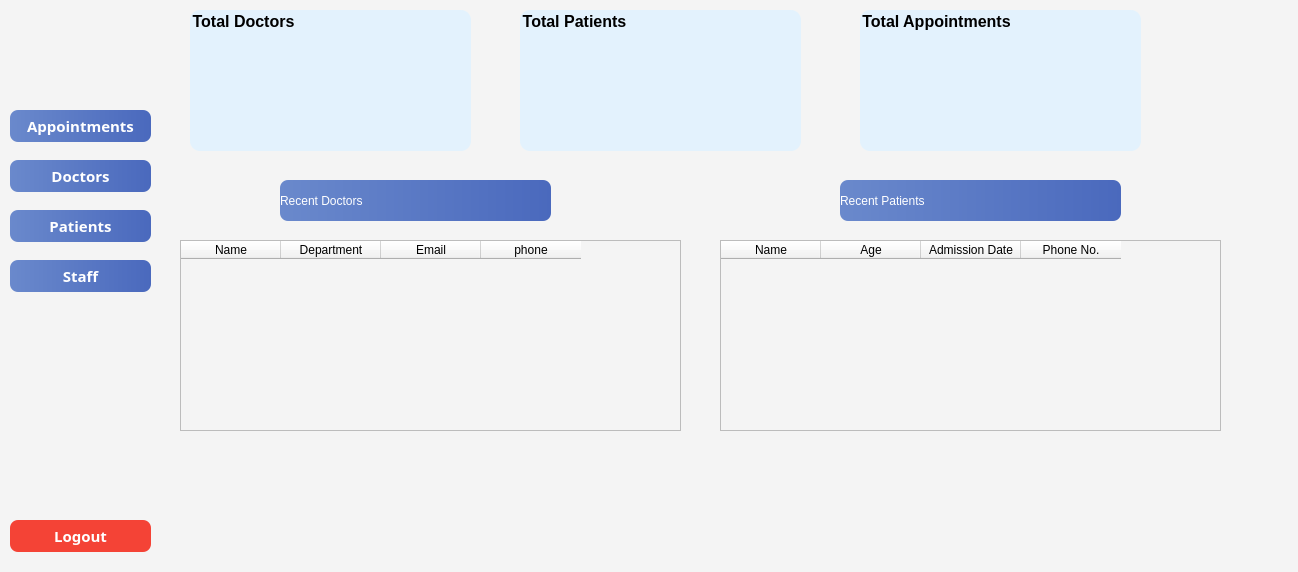
<?xml version="1.0" encoding="UTF-8"?>
<ui version="4.0">
 <class>MainWindow</class>
 <widget class="QMainWindow" name="MainWindow">
  <property name="geometry">
   <rect>
    <x>0</x>
    <y>0</y>
    <width>1298</width>
    <height>572</height>
   </rect>
  </property>
  <property name="windowTitle">
   <string>MainWindow</string>
  </property>
  <property name="styleSheet">
   <string notr="true">
    background-color: #F4F4F4; /* Light gray background for a modern feel */
   </string>
  </property>
  <widget class="QWidget" name="centralwidget">
   <widget class="QPushButton" name="pushButton_2">
    <property name="geometry">
     <rect>
      <x>10</x>
      <y>110</y>
      <width>141</width>
      <height>32</height>
     </rect>
    </property>
    <property name="font">
     <font>
      <family>MS Reference Sans Serif</family>
      <pointsize>11</pointsize>
      <weight>75</weight>
      <bold>true</bold>
     </font>
    </property>
    <property name="styleSheet">
     <string notr="true">font-weight: bold; 
      color: white; 
      background: qlineargradient(x1: 0, y1: 0, x2: 1, y2: 0, stop: 0 #6A89CC, stop: 1 #4A69BD);

      border-radius: 8px;
     </string>
    </property>
    <property name="text">
     <string>Appointments</string>
    </property>
   </widget>
   <widget class="QPushButton" name="pushButton_4">
    <property name="geometry">
     <rect>
      <x>10</x>
      <y>160</y>
      <width>141</width>
      <height>32</height>
     </rect>
    </property>
    <property name="font">
     <font>
      <family>MS Reference Sans Serif</family>
      <pointsize>11</pointsize>
      <weight>75</weight>
      <bold>true</bold>
     </font>
    </property>
    <property name="styleSheet">
     <string notr="true">font-weight: bold; 
      color: white; 
      background: qlineargradient(x1: 0, y1: 0, x2: 1, y2: 0, stop: 0 #6A89CC, stop: 1 #4A69BD);

      border-radius: 8px;
     </string>
    </property>
    <property name="text">
     <string>Doctors</string>
    </property>
   </widget>
   <widget class="QPushButton" name="pushButton_6">
    <property name="geometry">
     <rect>
      <x>10</x>
      <y>520</y>
      <width>141</width>
      <height>32</height>
     </rect>
    </property>
    <property name="font">
     <font>
      <family>MS Reference Sans Serif</family>
      <pointsize>11</pointsize>
      <weight>75</weight>
      <bold>true</bold>
     </font>
    </property>
    <property name="styleSheet">
     <string notr="true">
      background-color: #F44336; /* Red button */
      color: white;
      border-radius: 8px;
     </string>
    </property>
    <property name="text">
     <string>Logout</string>
    </property>
   </widget>
   <widget class="QGroupBox" name="groupBox">
    <property name="geometry">
     <rect>
      <x>190</x>
      <y>10</y>
      <width>281</width>
      <height>141</height>
     </rect>
    </property>
    <property name="font">
     <font>
      <pointsize>12</pointsize>
      <weight>75</weight>
      <bold>true</bold>
     </font>
    </property>
    <property name="styleSheet">
     <string notr="true">
      background-color: #E3F2FD; /* Light blue */
      border-radius: 10px;
     </string>
    </property>
    <property name="title">
     <string>Total Doctors</string>
    </property>
   </widget>
   <widget class="QTableWidget" name="tableWidget">
    <property name="geometry">
     <rect>
      <x>180</x>
      <y>240</y>
      <width>501</width>
      <height>191</height>
     </rect>
    </property>
    <property name="styleSheet">
     <string notr="true">
      gridline-color: #BDBDBD; /* Light gray grid lines */
     </string>
    </property>
    <column>
     <property name="text">
      <string>Name</string>
     </property>
    </column>
    <column>
     <property name="text">
      <string>Department</string>
     </property>
    </column>
    <column>
     <property name="text">
      <string>Email</string>
     </property>
    </column>
    <column>
     <property name="text">
      <string>phone</string>
     </property>
    </column>
   </widget>
   <widget class="QTableWidget" name="tableWidget_2">
    <property name="geometry">
     <rect>
      <x>720</x>
      <y>240</y>
      <width>501</width>
      <height>191</height>
     </rect>
    </property>
    <property name="styleSheet">
     <string notr="true">
      gridline-color: #BDBDBD; /* Light gray grid lines */
     </string>
    </property>
    <column>
     <property name="text">
      <string>Name</string>
     </property>
    </column>
    <column>
     <property name="text">
      <string>Age</string>
     </property>
    </column>
    <column>
     <property name="text">
      <string>Admission Date</string>
     </property>
    </column>
    <column>
     <property name="text">
      <string>Phone No.</string>
     </property>
    </column>
   </widget>
   <widget class="QGroupBox" name="groupBox_2">
    <property name="geometry">
     <rect>
      <x>520</x>
      <y>10</y>
      <width>281</width>
      <height>141</height>
     </rect>
    </property>
    <property name="font">
     <font>
      <pointsize>12</pointsize>
      <weight>75</weight>
      <bold>true</bold>
     </font>
    </property>
    <property name="styleSheet">
     <string notr="true">
      background-color: #E3F2FD; /* Light blue */
      border-radius: 10px;
     </string>
    </property>
    <property name="title">
     <string>Total Patients</string>
    </property>
   </widget>
   <widget class="QGroupBox" name="groupBox_3">
    <property name="geometry">
     <rect>
      <x>860</x>
      <y>10</y>
      <width>281</width>
      <height>141</height>
     </rect>
    </property>
    <property name="font">
     <font>
      <pointsize>12</pointsize>
      <weight>75</weight>
      <bold>true</bold>
     </font>
    </property>
    <property name="styleSheet">
     <string notr="true">
      background-color: #E3F2FD; /* Light blue */
      border-radius: 10px;
     </string>
    </property>
    <property name="title">
     <string>Total Appointments</string>
    </property>
   </widget>
   <widget class="QPushButton" name="pushButton_3">
    <property name="geometry">
     <rect>
      <x>10</x>
      <y>260</y>
      <width>141</width>
      <height>32</height>
     </rect>
    </property>
    <property name="font">
     <font>
      <family>MS Reference Sans Serif</family>
      <pointsize>11</pointsize>
      <weight>75</weight>
      <bold>true</bold>
     </font>
    </property>
    <property name="styleSheet">
     <string notr="true">
 background: qlineargradient(x1: 0, y1: 0, x2: 1, y2: 0, stop: 0 #6A89CC, stop: 1 #4A69BD);

      color: white;
      border-radius: 8px;
     </string>
    </property>
    <property name="text">
     <string>Staff</string>
    </property>
   </widget>
   <widget class="QPushButton" name="pushButton_5">
    <property name="geometry">
     <rect>
      <x>10</x>
      <y>210</y>
      <width>141</width>
      <height>32</height>
     </rect>
    </property>
    <property name="font">
     <font>
      <family>MS Reference Sans Serif</family>
      <pointsize>11</pointsize>
      <weight>75</weight>
      <bold>true</bold>
     </font>
    </property>
    <property name="styleSheet">
     <string notr="true">
 background: qlineargradient(x1: 0, y1: 0, x2: 1, y2: 0, stop: 0 #6A89CC, stop: 1 #4A69BD);

      color: white;
      border-radius: 8px;
     </string>
    </property>
    <property name="text">
     <string>Patients</string>
    </property>
   </widget>
   <widget class="QLabel" name="label">
    <property name="geometry">
     <rect>
      <x>280</x>
      <y>180</y>
      <width>271</width>
      <height>41</height>
     </rect>
    </property>
    <property name="styleSheet">
     <string notr="true">
 background: qlineargradient(x1: 0, y1: 0, x2: 1, y2: 0, stop: 0 #6A89CC, stop: 1 #4A69BD);

      color: white;
      border-radius: 8px;
     
font:  24pt &quot;MS Shell Dlg 2&quot;;
</string>
    </property>
    <property name="text">
     <string>Recent Doctors</string>
    </property>
   </widget>
   <widget class="QLabel" name="label_2">
    <property name="geometry">
     <rect>
      <x>840</x>
      <y>180</y>
      <width>281</width>
      <height>41</height>
     </rect>
    </property>
    <property name="styleSheet">
     <string notr="true">
 background: qlineargradient(x1: 0, y1: 0, x2: 1, y2: 0, stop: 0 #6A89CC, stop: 1 #4A69BD);

      color: white;
      border-radius: 8px;
     
font:  24pt &quot;MS Shell Dlg 2&quot;;
</string>
    </property>
    <property name="text">
     <string>Recent Patients</string>
    </property>
   </widget>
  </widget>
 </widget>
 <resources/>
 <connections/>
</ui>
